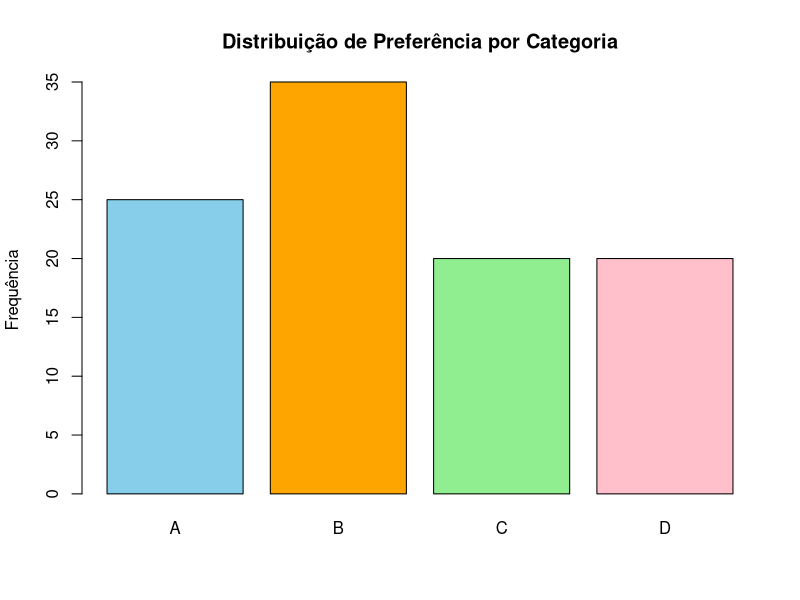

The R source for this figure:
## ---- chunk 1
categorias <- c("A", "B", "C", "D")
valores <- c(25, 35, 20, 20)
cores <- c("skyblue", "orange", "lightgreen", "pink")

barplot(valores, names.arg = categorias, col = cores, 
        main = "Distribuição de Preferência por Categoria", 
        ylab = "Frequência")
